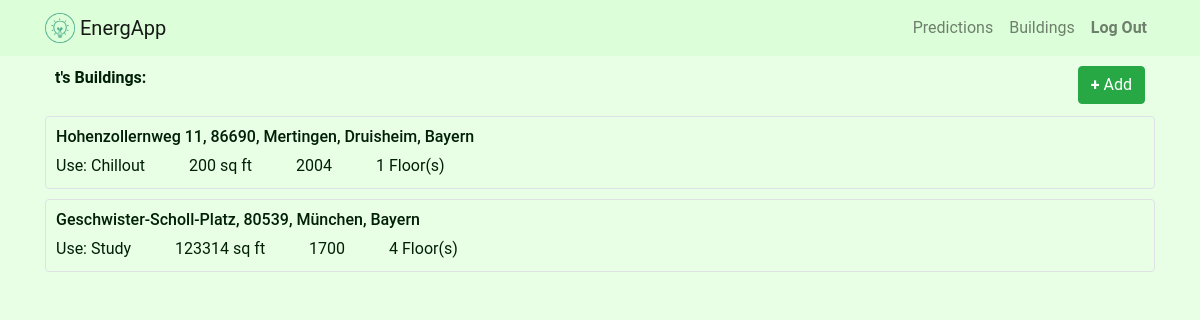
Before: /buildings (signed in) with the older database file.
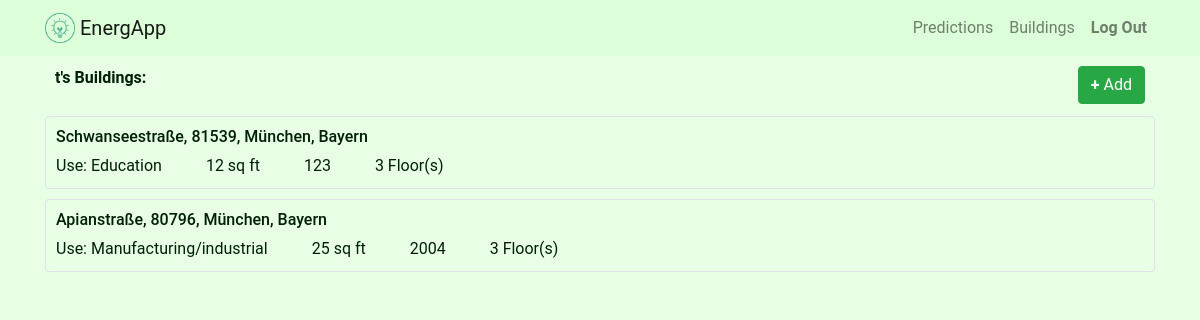
After: the same page with the newer database file.
### models.py (models this page shows, shortened)
class User(UserMixin, db.Model):
    __tablename__ = 'user'
    id = db.Column(db.Integer,
                   primary_key=True)
    name = db.Column(db.String,
                     nullable=False,
                     unique=False)
    password = db.Column(db.String(200),
                         primary_key=False,
                         unique=False,
                         nullable=False)
    buildings = db.relationship('Building', backref='user', lazy=True)

class Building(db.Model):
    __tablename__ = 'building'
    id = db.Column(db.Integer,
                   primary_key=True)
    name = db.Column(db.String,
                     nullable=False,
                     unique=False)
    primary_use = db.Column(db.String(120),
                            nullable=False)
    square_feet = db.Column(db.Integer,
                            nullable=False)
    year_built = db.Column(db.Integer,
                           nullable=True)
    floorcount = db.Column(db.Integer,
                           nullable=True)
    latitude = db.Column(db.Float,
                             nullable=False)
    longitude = db.Column(db.Float,
                              nullable=False)
    user_id = db.Column(db.Integer,
                        db.ForeignKey('user.id'),
                        nullable=False)

### routes.py (the view, shortened to what this page needs)
@main_bp.route('/buildings', methods=['GET', 'POST'])
@login_required
def buildings_page():
    building_form = BuildingForm(request.form)
    buildings = Building.query.filter_by(user_id=current_user.name).all()
    return render_template('building.html', buildings=buildings, form=BuildingForm())

### auth.py (called while the page is built)
@login_manager.user_loader
def load_user(user_id):
    if user_id is not None:
        return User.query.get(user_id)
    return None

### templates/building.html (shortened to what this page needs)
{% extends "layout.html" %}
{% import "bootstrap/wtf.html" as wtf %}
{% block body %}
<div class="container" style="padding: 10px">
    <div class="row">
        <div class="col-sm-6">
            <p><b>{{current_user.name}}'s Buildings:</b></p>
        </div>
        <div class="col-sm-6 text-right">
            <button type="button" class="btn btn-success" data-toggle="modal" data-target="#buildingModal">
                <b>+</b> Add
            </button>
        </div>
    </div>
</div>
          {% for b in buildings %}
<div class="col-lg-12 border rounded", style="padding: 10px; margin-bottom: 10px">
    <h6>{{ b.name}}</h6>
    <span style="margin-right: 40px">Use: {{b.primary_use}}</span>
    <span style="margin-right: 40px">{{b.square_feet}} sq ft</span>
    <span style="margin-right: 40px">{{b.year_built}}</span>
    <span style="margin-right: 40px">{{b.floorcount}} Floor(s)</span>
</div>
          {% endfor %}
{% endblock %}

### templates/layout.html (shortened to what this page needs)
<!DOCTYPE html>
<html lang="en">
<head>
    <link href="https://stackpath.bootstrapcdn.com/bootstrap/4.3.1/css/bootstrap.min.css" rel="stylesheet">
    <link rel="stylesheet" href="https://unpkg.com/leaflet@1.6.0/dist/leaflet.css"
/>
    <link rel="stylesheet" type="text/css" href="https://cdn-geoweb.s3.amazonaws.com/esri-leaflet-geocoder/0.0.1-beta.5/esri-leaflet-geocoder.css">
    <link rel="stylesheet" type="text/css" href="{{ url_for('static', filename='style.css') }}">
</head>
<body>
    <nav class="navbar navbar-expand-lg navbar-light static-top">
        <div class="container">
            <a class="navbar-brand" href={{url_for('main_bp.index')}}>
                <img src="{{url_for('static', filename='images/energeek_logo.png')}}" width="30" height="30" class="d-inline-block align-top" alt="">
                EnergApp
            <div class="collapse navbar-collapse" id="navbarResponsive">
                <ul class="navbar-nav ml-auto">
                    <li class="nav-item">
                        <a class="nav-link" href={{url_for('main_bp.predictions_page')}}>Predictions
                        </a>
                    </li>
                    <li class="nav-item">
                        <a class="nav-link" href={{url_for('main_bp.buildings_page')}}>Buildings</a>
                    </li>
                    <li class="nav-item">
                        <a class="nav-link" href={{url_for('auth_bp.logout_page')}}><b>Log Out</b></a>
                    </li>
                </ul>
            </div>
        </div>
    </nav>
    <div class="container">
        {% block body %}{% endblock %}
    </div>
</body>
</html>

### static/style.css (style rules this page uses)
* { font-family: 'Roboto', sans-serif; }
.navbar { background-color: #dcffd9; color: #001f07; }
body { background-color: #e8ffe6; color: #001f07; }

Changed rows visible on the page:
removed Building: name "Hohenzollernweg 11, 86690, Mertingen, Druisheim, Bayern", primary_use "Chillout", square_feet "200", year_built "2004", floorcount "1"
removed Building: name "Geschwister-Scholl-Platz, 80539, München, Bayern", primary_use "Study", square_feet "123314", year_built "1700", floorcount "4"
added Building: name "Schwanseestraße, 81539, München, Bayern", primary_use "Education", square_feet "12", year_built "123", floorcount "3"
added Building: name "Apianstraße, 80796, München, Bayern", primary_use "Manufacturing/industrial", square_feet "25", year_built "2004", floorcount "3"
